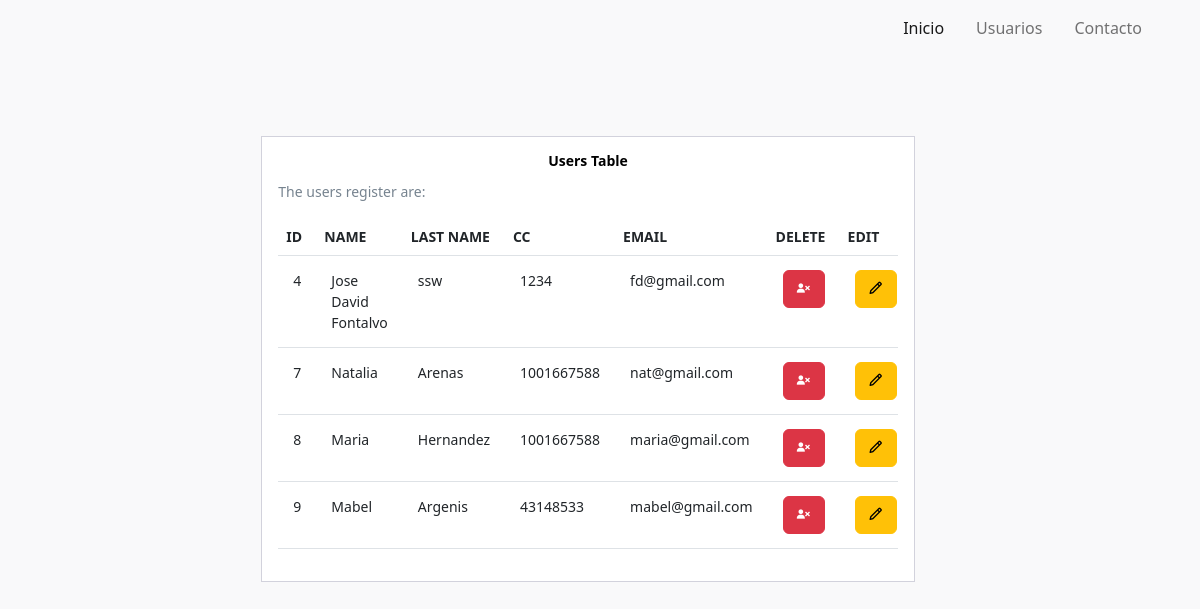
/listar_usuarios.php, run on the app's committed database.
### tables this page shows
CREATE TABLE `tbl_users` (
  `id_users` int(11) NOT NULL,
  `nombre_user` varchar(45) NOT NULL,
  `apellido_user` varchar(45) NOT NULL,
  `cedula_user` varchar(45) NOT NULL,
  `email_user` varchar(45) NOT NULL,
  `pass_user` varchar(45) NOT NULL
);

### listar_usuarios.php (the view, shortened to what this page needs)
<!DOCTYPE html>
<html lang="en">
<head>
    <link href='https://unpkg.com/boxicons@2.1.4/css/boxicons.min.css' rel='stylesheet'>
    <link href="https://cdn.jsdelivr.net/npm/bootstrap@5.2.2/dist/css/bootstrap.min.css" rel="stylesheet">
    <link rel="stylesheet" href="./Css/table.css">
</head>
<?php
include_once('conexion_PDO.php');
$consulta = 'SELECT * FROM tbl_users';
$sql_query = $conn->prepare($consulta);
$sql_query->execute();
$convert_fetch = $sql_query->fetchAll();
?>
<body>
<nav class="navbar navbar-expand-sm navbar-light" id="neubar">
  <div class="container">
    <div class=" collapse navbar-collapse" id="navbarNavDropdown">
      <ul class="navbar-nav ms-auto ">
        <li class="nav-item">
          <a class="nav-link mx-2 active" aria-current="page" href="index.php">Inicio</a>
        </li>
        <li class="nav-item">
          <a class="nav-link mx-2" href="listar_usuarios.php">Usuarios</a>
        </li>
        <li class="nav-item">
          <a class="nav-link mx-2" href="listar_contacto.php">Contacto</a>
        </li>
      </ul>
    </div>
  </div>
</nav>
    <div class="page-content page-container" id="page-content">
        <div class="padding">
            <div class="row container d-flex justify-content-center">
                <div class="col-lg-8 grid-margin stretch-card">
                    <div class="card">
                        <div class="card-body">
                            <h4 class="card-title">Users Table</h4>
                            <p class="card-description">
                                The users register are:
                            </p>
                            <div class="table-responsive">
                                <table class="table">
                                    <thead>
                                        <tr>
                                            <th scope="col"> Id </th>
                                            <th scope="col"> Name </th>
                                            <th scope="col"> Last name </th>
                                            <th scope="col"> CC </th>
                                            <th scope="col"> Email </th>
                                            <th scope="col"> Delete </th>
                                            <th scope="col"> Edit </th>
                                        </tr>
                                    </thead>
                                    <tbody>
                                        <?php foreach ($convert_fetch as $datos) { ?>
                                            <tr>
                                                <td>
                                                    <?php echo $datos['id_users'] ?>
                                                </td>
                                                <td>
                                                    <?php echo $datos['nombre_user'] ?>
                                                </td>
                                                <td>
                                                    <?php echo $datos['apellido_user'] ?>
                                                </td>
                                                <td>
                                                    <?php echo $datos['cedula_user'] ?>
                                                </td>
                                                <td>
                                                    <?php echo $datos['email_user'] ?>
                                                </td>
                                                <td><a href="eliminar_usuarios.php?id=<?php echo $datos['id_users'] ?>" class="btn btn-danger"><i class='bx bxs-user-x'></i></a>
                                                <td> <a href="form-edit-user.php?id=<?php echo $datos['id_users'] ?>" class="btn btn-warning"><i class='bx bx-pencil'></i></a></td>
                                            </tr>
                                        <?php } ?>
                                    </tbody>
                                </table>
                            </div>
                        </div>
                    </div>
                </div>
            </div>
        </div>
    </div>
</body>
</html>

### Css/table.css (style rules this page uses)
body { background-color: #f9f9fa }
.padding { padding: 5rem }
.card { box-shadow: none; -webkit-box-shadow: none; -moz-box-shadow: none; -ms-box-shadow: none }
.card { position: relative; display: flex; flex-direction: column; min-width: 0; word-wrap: break-word; background-color: #fff; background-clip: border-box; border: 1px solid #d2d2dc; border-radius: 0 }
.card .card-title { color: #000000; margin-bottom: 0.625rem; text-transform: capitalize; text-align: center; font-size: 0.875rem; font-weight: bold; }
.card .card-description { margin-bottom: .875rem; font-weight: 400; color: #76838f; }
p { font-size: 0.875rem; margin-bottom: .5rem; line-height: 1.5rem; }
.table-responsive { display: block; width: 100%; overflow-x: auto; -webkit-overflow-scrolling: touch; -ms-overflow-style: -ms-autohiding-scrollbar; }
.table, .jsgrid .jsgrid-table { width: 100%; max-width: 100%; margin-bottom: 1rem; background-color: transparent; }
.table thead th, .jsgrid .jsgrid-table thead th { border-top: 0; border-bottom-width: 1px; font-weight: bold; font-size: .875rem; text-transform: uppercase; }
.table td, .jsgrid .jsgrid-table td { font-size: 0.875rem; padding: .875rem 0.9375rem; }

### data on the page
tbl_users: id_users "4", nombre_user "Jose David Fontalvo", apellido_user "ssw", cedula_user "1234", email_user "fd@gmail.com"
tbl_users: id_users "7", nombre_user "Natalia", apellido_user "Arenas", cedula_user "1001667588", email_user "nat@gmail.com"
tbl_users: id_users "8", nombre_user "Maria", apellido_user "Hernandez", cedula_user "1001667588", email_user "maria@gmail.com"
tbl_users: id_users "9", nombre_user "Mabel", apellido_user "Argenis", cedula_user "43148533", email_user "mabel@gmail.com"
